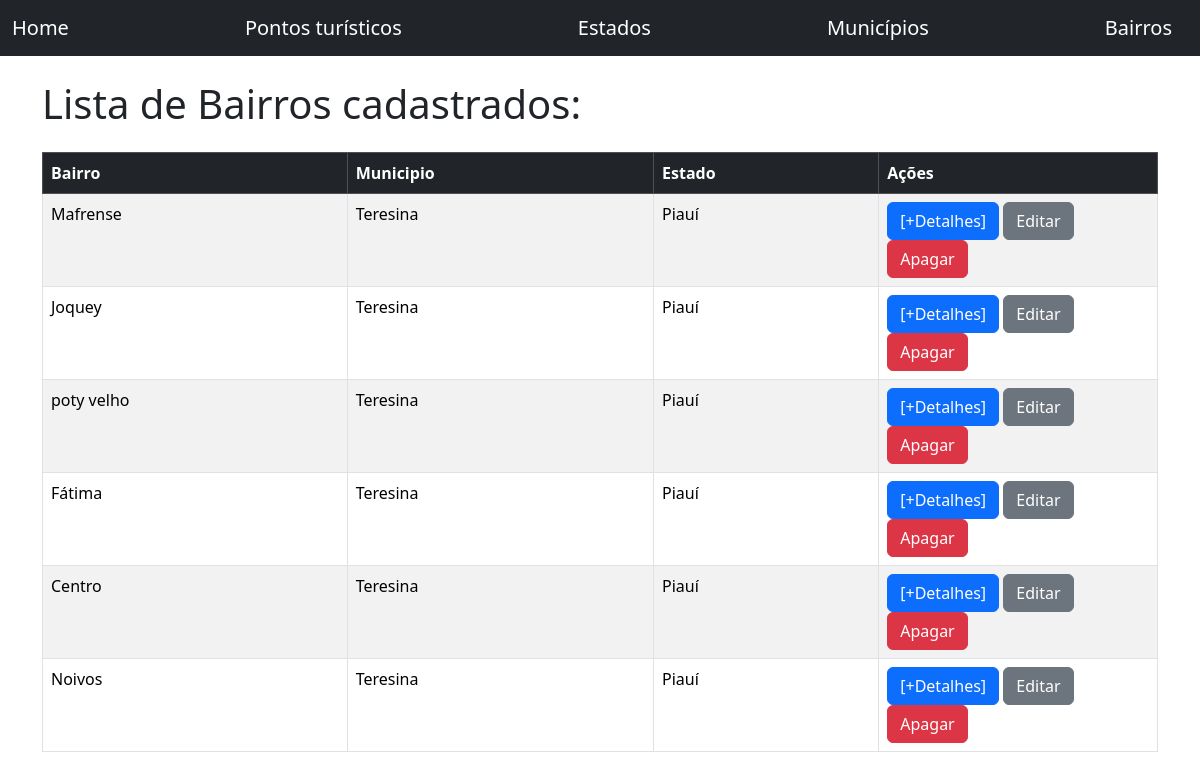
/bairros/, run on the app's committed database.
### core/models.py (models this page shows, shortened)
class Bairro(models.Model):
    nome= models.CharField(max_length=100)
    populacao= models.IntegerField()
    municipio= models.ForeignKey(
        Municipio,
        on_delete=models.DO_NOTHING
    )

class Municipio(models.Model):
    nome= models.CharField(max_length=100)
    populacao= models.IntegerField()
    estado= models.ForeignKey(
        Estado,
        on_delete=models.DO_NOTHING
    )
    class Meta:
        verbose_name = 'Município'
        verbose_name_plural = 'Municípios'
        ordering = ['nome','populacao']

class Estado(models.Model):
    REGIOES=[
        ('N','Norte'),
        ('NE','Nordeste'),
        ('CO','Centro-oeste'),
        ('SE','Sudeste'),
        ('S','Sul'),
    ]
    nome= models.CharField(max_length=100)
    sigla= models.CharField (max_length=2)
    regiao= models.CharField(max_length=25, choices=REGIOES, null=True, blank=True)

### core/views.py (the view)
# urls.py: path('bairros/', views.listar_bairros, name= 'listar_bairros'),
def listar_bairros(request):
    bairros = Bairro.objects.all()
    dados = {
        'bairros': bairros
    }
    return render(request,'bairros/listar.html',dados)

### templates/bairros/listar.html
{% extends 'base.html' %}
{% block titulo %}
    Lista de Bairros cadastrados:
{% endblock %}
{% block conteudo %}
<div class="row">
    <div class="col-md-12">
        <table class="table table-bordered table-striped">
            <thead>
                <tr class="table-dark">
                    <th>Bairro</th>
                    <th>Municipio</th>
                    <th>Estado</th>
                    <th style="width: 25%;">Ações</th>
                </tr>
            </thead>
            <tbody>
                {% for bairro in bairros %}
                    <tr>
                        <td>{{ bairro.nome }}</td>
                        <td>{{ bairro.municipio.nome }}</td>
                        <td>{{ bairro.municipio.estado.nome }} </td>
                        <td>
                        <a type="button" class="btn btn-primary" href="{% url 'detalhes_bairro' bairro.id %}">[+Detalhes]</a>
                        <a type="button" class="btn btn-secondary">Editar</a>
                        <a type="button" class="btn btn-danger">Apagar</a>
                        </td>
                    </tr>
                {% empty %}
                <tr>
                    <td colspan='2'> Não existem bairros cadastrados</td>
                </tr>
                {% endfor %}
            </tbody>
        </table>
    </div>
</div>
{% endblock %}

### templates/base.html (shortened to what this page needs)
{% load static %}
<!DOCTYPE html>
<html lang="pt-BR">
<head>
    <link href="{% static 'css/bootstrap.min.css' %}" rel="stylesheet">
    <link rel="stylesheet"
          href="https://unpkg.com/leaflet@1.9.4/dist/leaflet.css"/>
</head>
<body>
<nav class="navbar navbar-expand-lg navbar-dark bg-dark">
    <div class="container-fluid">
        <a class="navbar-brand" href="{% url 'index_pontos' %}">Home</a>
        <a class="navbar-brand" href="{% url 'listar_pontos' %}">Pontos turísticos</a>
        <a class="navbar-brand" href="{% url 'listar_estados' %}">Estados</a>
        <a class="navbar-brand" href="{% url 'listar_municipios' %}">Municípios</a>
        <a class="navbar-brand" href="{% url 'listar_bairros' %}">Bairros</a>
    </div>
</nav>
<main class="container py-4">
    <div class="mb-4">
        <h1 class="h1">
            {% block titulo %}
            {% endblock %}
        </h1>
    </div>
    {% block conteudo %}
    {% endblock %}
</main>
</body>
</html>

### data on the page
Bairro: nome "Mafrense", municipio.nome "Teresina", municipio.estado.nome "Piauí"
Bairro: nome "Joquey", municipio.nome "Teresina", municipio.estado.nome "Piauí"
Bairro: nome "poty velho", municipio.nome "Teresina", municipio.estado.nome "Piauí"
Bairro: nome "Fátima", municipio.nome "Teresina", municipio.estado.nome "Piauí"
Bairro: nome "Centro", municipio.nome "Teresina", municipio.estado.nome "Piauí"
Bairro: nome "Noivos", municipio.nome "Teresina", municipio.estado.nome "Piauí"
